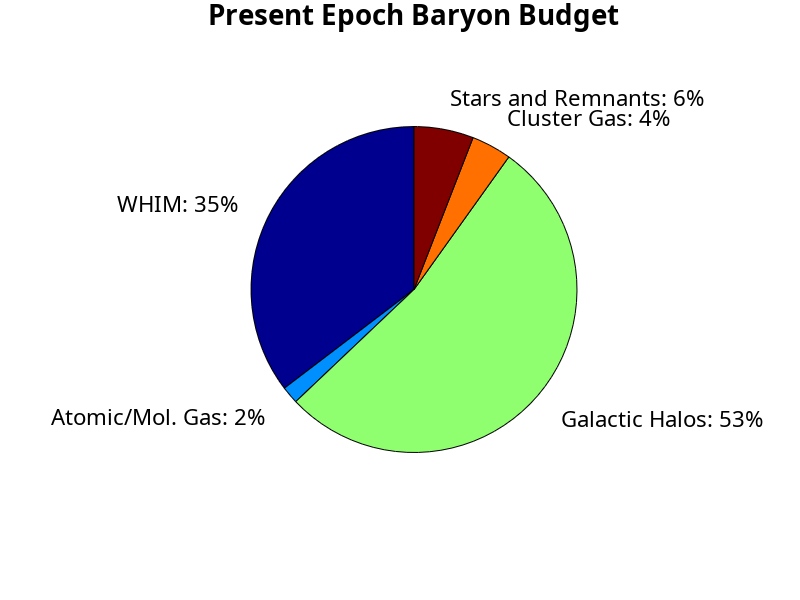

This chart was generated by the following MATLAB code: (Note: this script raises an error after producing the figure.)
% script makepiechart

% Fukugita & Peebles (2004), p. 3
h = 0.7;

Omega_dark       = 0.954;

Omega_warm_virialized_regions_of_galaxies = 0.024;   % 1  % This means groups and galactic halos
Omega_warm_intergalactic                  = 0.016;   % 2
Omega_intracluster_plasma                 = 0.0018;  % 3
Omega_main_sequence_stars_sph_and_bulges  = 0.0015;  % 4
Omega_main_sequence_stars_disks_and_irr   = 0.00055; % 5
Omega_white_dwarfs                        = 0.00036; % 6
Omega_neutron_stars                       = 0.00005; % 7
Omega_black_holes                         = 0.00007; % 8
Omega_substellar_objects                  = 0.00014; % 9
Omega_HI_HeI                              = 0.00062; %10
Omega_molecular_gas                       = 0.00016; %11
Omega_planets                             = 10^-6;   %12

xx = [Omega_warm_virialized_regions_of_galaxies, Omega_warm_intergalactic, Omega_intracluster_plasma, Omega_main_sequence_stars_sph_and_bulges, Omega_main_sequence_stars_disks_and_irr, Omega_white_dwarfs, Omega_neutron_stars, Omega_black_holes, Omega_substellar_objects, Omega_HI_HeI, Omega_molecular_gas, Omega_planets];
Omega_baryon     = sum(xx);


%%%%%% DO NOT ERASE f_Omega_WHIM     = 0.35; % from dave et al.
yy = xx/Omega_baryon;

f_groups_halos = yy(1);
f_WHIM         = yy(2);
f_clustgas     = yy(3);
f_MSstars      = yy(4)+yy(5);
f_compactobj   = sum(yy(6:8));
f_browndwarf   = yy(9);
f_atommolgas   = yy(10)+yy(11);
f_planets      = yy(12);
f_starsrems    = sum(yy(4:9)); % stars and remnants

%f = [f_planets f_groups_halos f_clustgas f_MSstars f_compactobj f_WHIM f_browndwarf f_atommolgas];

f2 = [f_WHIM f_atommolgas f_groups_halos f_clustgas f_starsrems];

%explode = [1 0 1 0 0];
%h = pie(f2,explode);
h = pie(f2);

colormap jet

title('Present Epoch Baryon Budget','fontsize', 20, 'fontname', 'Times-Roman')

% labeling
textObjs = findobj(h,'Type','text');
oldStr = get(textObjs,{'String'});
val = get(textObjs,{'Extent'});
oldExt = cat(1,val{:});

%Names = {'Stars: ';'Atomic/Mol. Gas: ';'Hot Cluster Gas: ';'Cool Plasma Clouds: ';'Group Plasma: ';'WHIM: '};
Names0 = {''; ''; 'Group Plasma/'; ''; ''};
Names  = {'WHIM: ';'Atomic/Mol. Gas: ';'Galactic Halos: ';'Cluster Gas: ';'Stars and Remnants: '};
newStr = strcat(Names,oldStr);
set(textObjs,{'String'},newStr,'fontsize',16,'fontname','Times-Roman')

val1 = get(textObjs, {'Extent'});
newExt = cat(1, val1{:});
offset = sign(oldExt(:,1)).*(newExt(:,3)-oldExt(:,3))/2;
pos = get(textObjs, {'Position'});
textPos =  cat(1, pos{:});
textPos(:,1) = textPos(:,1)+offset;
set(textObjs,{'Position'},num2cell(textPos,[3,2]))

text(0.9, -0.67, 'Group Plasma/', 'fontname', 'Times-Roman', 'fontsize', 16)

print -depsc piechart
